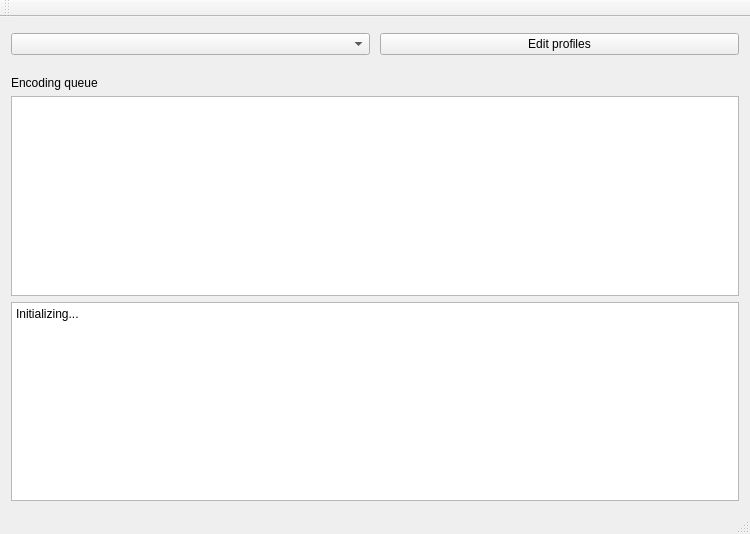
<?xml version="1.0" encoding="UTF-8"?>
<ui version="4.0">
 <class>MainWindow</class>
 <widget class="QMainWindow" name="MainWindow">
  <property name="geometry">
   <rect>
    <x>0</x>
    <y>0</y>
    <width>750</width>
    <height>534</height>
   </rect>
  </property>
  <property name="windowTitle">
   <string>MainWindow</string>
  </property>
  <widget class="QWidget" name="centralWidget">
   <layout class="QVBoxLayout" name="verticalLayout_2">
    <item>
     <layout class="QHBoxLayout" name="horizontalLayout" stretch="0,0">
      <property name="spacing">
       <number>10</number>
      </property>
      <property name="topMargin">
       <number>5</number>
      </property>
      <property name="bottomMargin">
       <number>15</number>
      </property>
      <item>
       <widget class="QComboBox" name="cbProfile"/>
      </item>
      <item>
       <widget class="QPushButton" name="bEdit">
        <property name="text">
         <string>Edit profiles</string>
        </property>
       </widget>
      </item>
     </layout>
    </item>
    <item>
     <widget class="QLabel" name="label">
      <property name="text">
       <string>Encoding queue</string>
      </property>
     </widget>
    </item>
    <item>
     <widget class="QListWidget" name="lwQueue"/>
    </item>
    <item>
     <widget class="QTextBrowser" name="tbLog">
      <property name="html">
       <string>&lt;!DOCTYPE HTML PUBLIC &quot;-//W3C//DTD HTML 4.0//EN&quot; &quot;http://www.w3.org/TR/REC-html40/strict.dtd&quot;&gt;
&lt;html&gt;&lt;head&gt;&lt;meta name=&quot;qrichtext&quot; content=&quot;1&quot; /&gt;&lt;style type=&quot;text/css&quot;&gt;
p, li { white-space: pre-wrap; }
&lt;/style&gt;&lt;/head&gt;&lt;body style=&quot; font-family:'Sans'; font-size:10pt; font-weight:400; font-style:normal;&quot;&gt;
&lt;p style=&quot; margin-top:0px; margin-bottom:0px; margin-left:0px; margin-right:0px; -qt-block-indent:0; text-indent:0px;&quot;&gt;&lt;span style=&quot; font-family:'Ubuntu'; font-size:9pt;&quot;&gt;Initializing...&lt;/span&gt;&lt;/p&gt;&lt;/body&gt;&lt;/html&gt;</string>
      </property>
     </widget>
    </item>
   </layout>
  </widget>
  <widget class="QMenuBar" name="menuBar">
   <property name="geometry">
    <rect>
     <x>0</x>
     <y>0</y>
     <width>750</width>
     <height>23</height>
    </rect>
   </property>
  </widget>
  <widget class="QToolBar" name="mainToolBar">
   <attribute name="toolBarArea">
    <enum>TopToolBarArea</enum>
   </attribute>
   <attribute name="toolBarBreak">
    <bool>false</bool>
   </attribute>
  </widget>
  <widget class="QStatusBar" name="statusBar"/>
 </widget>
 <layoutdefault spacing="6" margin="11"/>
 <resources/>
 <connections/>
</ui>
